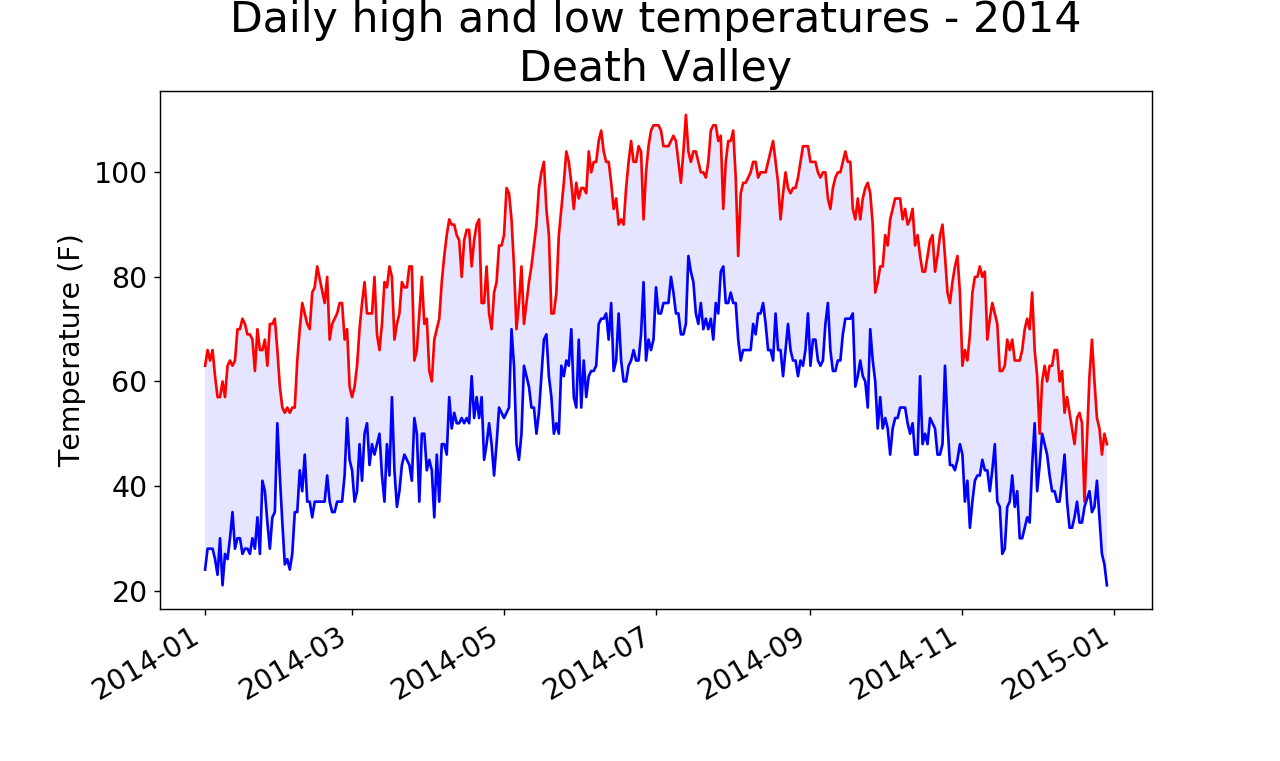

The script that drew this image:
 
import csv
import matplotlib.pyplot as plt
from datetime import datetime
filename = ('death_valley_2014.csv')
with open(filename) as f:
    reader = csv.reader(f)
    header_row = next(reader)
    
    dates, highs, lows = [], [], []
    for row in reader:
        try:
            current_date = datetime.strptime(row[0], '%Y-%m-%d')
            high = int(row[1])
            low = int(row[3])
        except ValueError:
            print(current_date, 'missing_data')
        else:
            dates.append(current_date)
            highs.append(high)
            lows.append(low)
        
    for index, column_header in enumerate(header_row):
        print(index, column_header)
        
# Plot data.
fig = plt.figure(dpi=128, figsize=(10,6))
plt.plot(dates, highs, c='red')
plt.plot(dates, lows, c='blue')
plt.fill_between(dates, highs, lows, facecolor='blue', alpha=0.1)


#format the plot
plt.title("Daily high and low temperatures - 2014\nDeath Valley", fontsize=24)
plt.xlabel('', fontsize=20)
fig.autofmt_xdate()
plt.ylabel("Temperature (F)", fontsize=16)
plt.tick_params(axis='both', which='major', labelsize=16)
plt.show()
